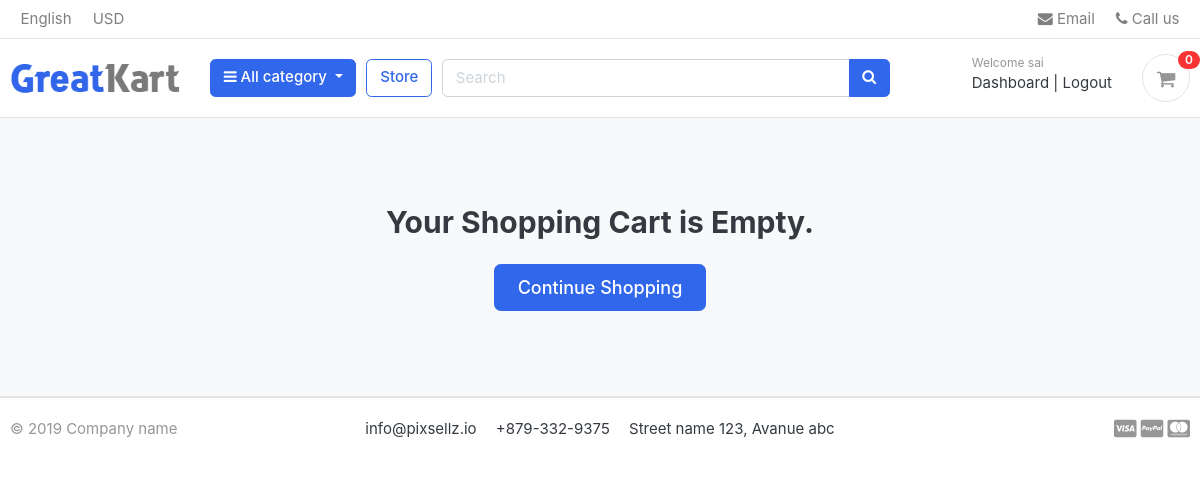
Before: /cart/ (signed in) with the older database file.
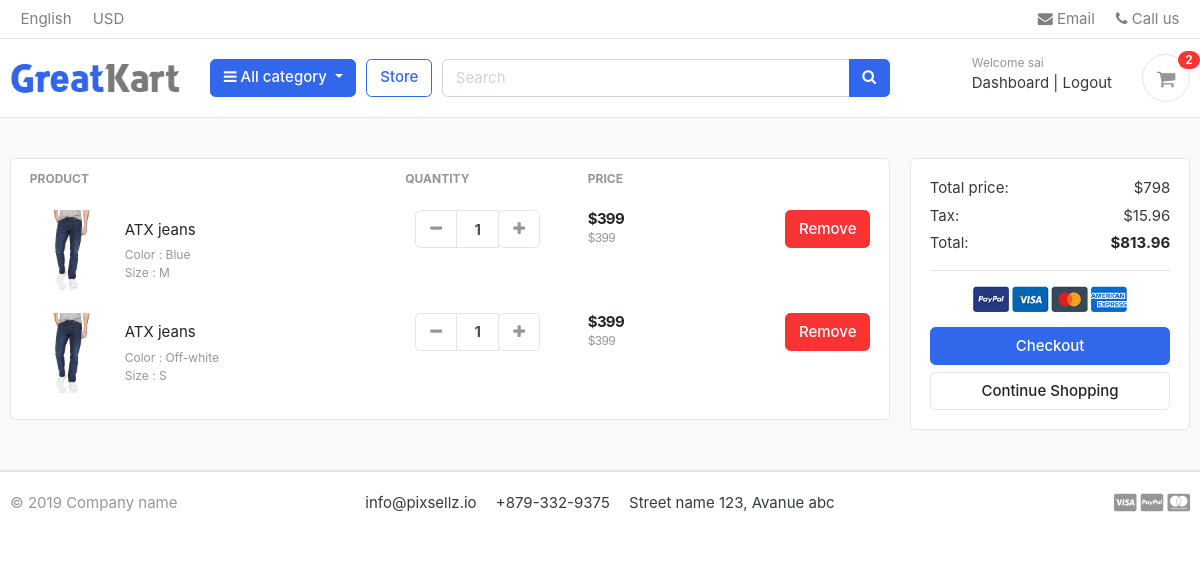
After: the same page with the newer database file.
### carts/models.py (models this page shows, shortened)
class CartItem(models.Model):
    user = models.ForeignKey(Account,on_delete=models.CASCADE,null= True )
    product = models.ForeignKey(Product,on_delete=models.CASCADE)
    variation= models.ManyToManyField(Variation, blank=True)
    cart = models.ForeignKey(Cart,on_delete=models.CASCADE, null=True)
    quantity = models.IntegerField()
    is_active = models.BooleanField(default=True)
    def sub_total(self):
        return self.product.price * self.quantity

class Variation(models.Model):
    product = models.ForeignKey(Product,on_delete=models.CASCADE)
    variation_category = models.CharField(max_length=100,choices= variation_category_values)
    variation_value = models.CharField(max_length=100)
    is_active = models.BooleanField(default=True)
    created_date = models.DateField(auto_now_add=True)
    objects = VariationManager()

### store/models.py (models this page shows, shortened)
class Product(models.Model):
    product_name = models.CharField(max_length=200, unique= True)
    slug = models.SlugField(max_length=230, unique= True)
    description  = models.TextField(max_length=500, blank= True)
    price = models.IntegerField()
    image = models.ImageField(upload_to='photos/categories')
    stock = models.IntegerField()
    is_available = models.BooleanField(default=True)
    category = models.ForeignKey(Category, on_delete=models.CASCADE)
    created_date = models.DateTimeField(auto_now_add=True)
    modified_date = models.DateTimeField(auto_now=True)
    def get_url(self):
        return reverse('product_detail',args=[self.category.slug,self.slug])

### carts/views.py (the view)
# urls.py: path('cart/',include('carts.urls')),
def cart(request, total = 0,quantity = 0,cart_items = 0):
    try:
        tax = 0
        grand_total = 0
        if request.user.is_authenticated:
            cart_items = CartItem.objects.filter(user=request.user,is_active = True)
        else:
            cart = Cart.objects.get(cart_id = _cart_id(request))
            cart_items = CartItem.objects.filter(cart=cart,is_active = True)
        for cart_item in cart_items:
            total += (cart_item.product.price * cart_item.quantity)
            quantity += (cart_item.quantity)
        tax = (2 * total)/100
        grand_total  = tax + total
    except ObjectDoesNotExist:
        pass
    context = {
        "total":total,
        "quantity":quantity,
        "cart_items":cart_items,
        "tax": tax,
        "grand_total":grand_total
    }
    return render(request,'store/cart.html',context)

### carts/context_processors.py (called while the page is built)
def counter(request):
    cart_count = 0
    if 'admin' in request.path:
        return {}
    try:
        cart = Cart.objects.filter(cart_id = _cart_id(request))
        if request.user.is_authenticated:
            cart_items = CartItem.objects.all().filter(user=request.user)
        else:
            cart_items = CartItem.objects.all().filter(cart= cart[:1])
        for cart_item in cart_items:
            cart_count += cart_item.quantity
    except Cart.DoesNotExist:
        cart_count = 0
    return dict(cart_count=cart_count)

### carts/views.py (called while the page is built)
def _cart_id(request):
    cart = request.session.session_key
    if not cart:
        cart = request.session.create()
    return cart

### category/context_processors.py (called while the page is built)
def menu_links(request):
    return {"links" : Category.objects.all()}

### category/models.py (called while the page is built)
    def get_url(self):
        return reverse('products_by_category',args=[self.slug])

### templates/store/cart.html (shortened to what this page needs)
{% extends 'base.html' %}
{% block content %}
{% load static %}
<section class="section-content padding-y bg">
<div class="container">
<div class="row">
{% if not cart_items %}
	<div class="col-12 text-center py-5">
    <h2 class="mb-4">Your Shopping Cart is Empty.</h2>
    <a href="{% url 'store' %}" class="btn btn-primary btn-lg px-4">
        Continue Shopping
    </a>
	</div>
{% else %}
	<aside class="col-lg-9">
<div class="card">
<table class="table table-borderless table-shopping-cart">
<thead class="text-muted">
<tr class="small text-uppercase">
  <th scope="col">Product</th>
  <th scope="col" width="120">Quantity</th>
  <th scope="col" width="120">Price</th>
  <th scope="col" class="text-right" width="200"> </th>
</tr>
</thead>
<tbody>
	{% for cart_item in cart_items %}
<tr>
	<td>
		<figure class="itemside align-items-center">
			<div class="aside"><img src="{{ cart_item.product.image.url }}" class="img-sm"></div>
			<figcaption class="info">
				<a href="{{ cart_item.product.get_url }}" class="title text-dark">{{ cart_item.product.product_name }}</a>
				<p class="text-muted small">
					{% if cart_item.variation.all %}
						{% for item in cart_item.variation.all %}
							{{  item.variation_category  | capfirst }} : {{ item.variation_value | capfirst }}
						<br>
						{% endfor %}
					{% endif %}
				</p>
			</figcaption>
		</figure>
	</td>
	<td>
					<div class="col">
						<div class="input-group input-spinner">
							<div class="input-group-prepend">
									<a href="{% url 'remove_cart' cart_item.product.id  cart_item.id %}" class="btn btn-light" type="button" id="button-plus"> <i class="fa fa-minus"></i> </a>
							</div>
							<input type="text" class="form-control"  value="{{ cart_item.quantity }}">
							<div class="input-group-append">
								<form action="{%  url 'add_cart' cart_item.product.id  %}" method="POST">
									<button  class="btn btn-light" type="submit" id="button-minus"> <i class="fa fa-plus"></i> </button>
								</form>
							</div>
						</div>
					</div>
	</td>
	<td>
		<div class="price-wrap">
			<var class="price">${{ cart_item.sub_total }}</var>
			<small class="text-muted"> ${{ cart_item.product.price }}</small>
		</div>
	</td>
	<td class="text-right">
	<a href="{% url 'remove_cart_item' cart_item.product.id cart_item.id %}" class="btn btn-danger" onclick="return confirm('Are you sure you want to delete this item')"> Remove</a>
	</td>
	{% endfor %}
</tr>
</tbody>
</table>
</div>
	</aside>
	<aside class="col-lg-3">
		<div class="card">
		<div class="card-body">
			<dl class="dlist-align">
			  <dt>Total price:</dt>
			  <dd class="text-right">${{ total }}</dd>
			</dl>
			<dl class="dlist-align">
			  <dt>Tax:</dt>
			  <dd class="text-right"> ${{ tax }}</dd>
			</dl>
			<dl class="dlist-align">
			  <dt>Total:</dt>
			  <dd class="text-right text-dark b"><strong>${{ grand_total }}</strong></dd>
			</dl>
			<hr>
			<p class="text-center mb-3">
				<img src="{% static './images/misc/payments.png' %}" height="26">
			</p>
			<a href="{% url 'checkout' %}" class="btn btn-primary btn-block"> Checkout </a>
			<a href="{% url 'store' %}" class="btn btn-light btn-block">Continue Shopping</a>
		</div>
		</div>
</aside>
{% endif %}
</div>
</div>
</section>
{% endblock %}

### templates/includes/navbar.html (shortened to what this page needs)
{% load static %}
<header class="section-header">
<nav class="navbar p-md-0 navbar-expand-sm navbar-light border-bottom">
<div class="container">
  <div class="collapse navbar-collapse" id="navbarTop4">
    <ul class="navbar-nav mr-auto">
    	<li class="nav-item dropdown">
		 	<a href="#" class="nav-link">   English </a>
		</li>
		<li class="nav-item dropdown">
			<a href="#" class="nav-link"> USD </a>
		</li>
    </ul>
    <ul class="navbar-nav">
		<li><a href="#" class="nav-link"> <i class="fa fa-envelope"></i> Email </a></li>
		<li><a href="#" class="nav-link"> <i class="fa fa-phone"></i> Call us </a></li>
	</ul>
  </div>
</div>
</nav>
<section class="header-main border-bottom">
	<div class="container">
<div class="row align-items-center">
	<div class="col-lg-2 col-md-3 col-6">
		<a href="{% url 'home' %}" class="brand-wrap">
			<img class="logo" src="{% static './images/logo.png' %}">
		</a>
	</div>
	<div class="col-lg col-sm col-md col-6 flex-grow-0">
		<div class="category-wrap dropdown d-inline-block float-right">
			<button type="button" class="btn btn-primary dropdown-toggle" data-toggle="dropdown">
				<i class="fa fa-bars"></i> All category
			</button>
		</div>
	</div>
	<a href="{% url 'store' %}" class="btn btn-outline-primary">Store</a>
	<div class="col-lg  col-md-6 col-sm-12 col">
		<form action="{% url 'search' %}" method="GET" class="search">
			<div class="input-group w-100">
			    <input type="text" class="form-control" style="width:60%;" placeholder="Search" name="keyword">
			    <div class="input-group-append">
			      <button class="btn btn-primary" type="submit">
			        <i class="fa fa-search"></i>
			      </button>
			    </div>
		    </div>
		</form>
	</div>
	<div class="col-lg-3 col-sm-6 col-8 order-2 order-lg-3">
				<div class="d-flex justify-content-end mb-3 mb-lg-0">
				{% if user.id is not None %}
					<div class="widget-header">
							<small class="title text-muted">Welcome {{user.first_name}}</small>
							<div>
								<a href="{% url 'dashboard' %}">Dashboard</a> <span class="dark-transp"> | </span>
								<a href="{% url 'logout' %}">Logout</a>
							</div>
						</div>
				{% endif %}
					<a href="{% url 'cart' %}" class="widget-header pl-3 ml-3">
						<div class="icon icon-sm rounded-circle border"><i class="fa fa-shopping-cart"></i></div>
						<span class="badge badge-pill badge-danger notify">{{ cart_count }}</span>
					</a>
				</div>
			</div>
</div>
	</div>
</section>
</header>

Changed rows visible on the page:
added CartItem: product.image (picture), product.product_name "ATX jeans", quantity "1", sub_total "399", product.price "399"
now on this page (row unchanged): Variation: variation_category "Color", variation_value "Blue", shown under "ATX jeans"
now on this page (row unchanged): Variation: variation_category "Size", variation_value "M", shown under "ATX jeans"
added CartItem: product.image (picture), product.product_name "ATX jeans", quantity "1", sub_total "399", product.price "399"
now on this page (row unchanged): Variation: variation_category "Color", variation_value "Off-white", shown under "ATX jeans"
now on this page (row unchanged): Variation: variation_category "Size", variation_value "S", shown under "ATX jeans"
Other visible differences:
{{ cart_count }}: "0" → "2"
{{ total }}: (not shown) → "798"
{{ tax }}: (not shown) → "15.96"
{{ grand_total }}: (not shown) → "813.96"
text no longer shown: "Your Shopping Cart is Empty."
text now shown: "PRODUCT QUANTITY PRICE Total price: $ Tax: $ Total: $ Checkout"
